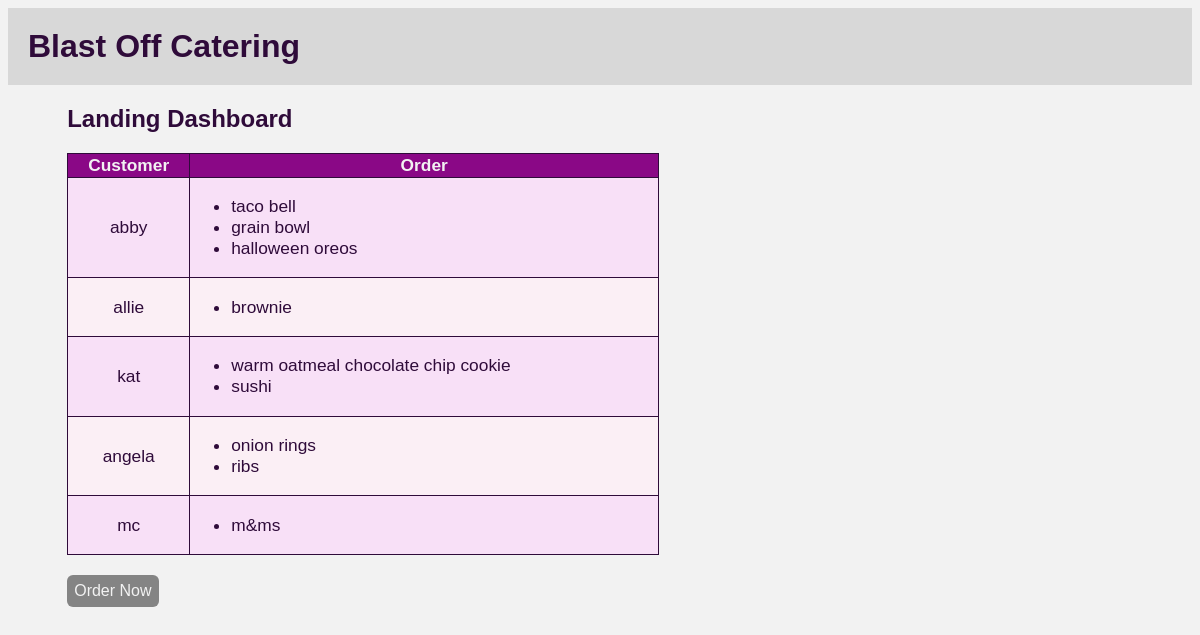
Screenshot of /main/landing/ with the database file from the repository.
### main/models.py (models this page shows, shortened)
class Customer(models.Model):
    name = models.CharField(max_length=50)

class Package(models.Model):
    name = models.CharField(max_length=50)
    customer = models.ForeignKey(Customer, on_delete = models.CASCADE)

### main/views.py (the view)
# urls.py: path('landing/', views.landing, name='landing'),
def landing(request):
    customerList = Customer.objects.values()
    packageList = Package.objects.values()
    context = {
        'customerList': customerList,
        'packageList': packageList,
    }
    return render(request, 'html/landing.html', context)

### templates/html/landing.html (shortened to what this page needs)
<!DOCTYPE html>
<html lang="en">
  <head>
    {% load static%}
    <link rel="stylesheet" type="text/css" href="{% static "landing.css"%}">
  </head>
  <header>
    <h1>Blast Off Catering</h1>
  </header>
  <body>
    <h2>Landing Dashboard</h2>
    {% if customerList and packageList %}
      <table>
        <tr>
          <th>Customer</th>
          <th>Order</th>
        </tr>
        {% for customer in customerList%}
            <tr>
                <td>{{customer.name}}</td>
                <td id="listOfOrders"><ul>
                  {% for order in packageList%}
                    {% if customer.id == order.customer_id%}
                      <li>{{order.name}}</li>
                    {%endif%}
                  {% endfor %}
                </ul></td>
            </tr>
        {% endfor %}
      </table>
    {% else %}
      <p>No orders to display at this time</p>
    {%endif%}
    <a href="/main/order"><button type="button">Order Now</button></a>
  </body>
</html>

### templates/css/landing.css (style rules this page uses)
h1 { color: #2F0B3A; background-color: #D8D8D8; margin: 0; padding: 20px; }
h2 { color: #2F0B3A; }
table, h2, button { margin-left: 5%; }
table { border-collapse: collapse; width: 50%; font-size: 13pt; color: #2F0B3A; }
table, th, td { border: 1px solid black; border-color: #2F0B3A; }
td, th { vertical-align: middle; text-align: center; }
th { background-color: #8A0886; color: #F2F2F2; }
tr:nth-child(even) { background-color: #F8E0F7; }
tr:nth-child(odd) { background-color: #FBEFF5; }
#listOfOrders { text-align: left; }
body { background-color: #F2F2F2; font-family: "Trebuchet MS", Helvetica, sans-serif; }
button { margin-top: 20px; padding: 7px; text-align: center; background-color: #848484; border: #848484; color: #F2F2F2; border-radius: 6px; font-size: 12pt; cursor: pointer; }

### rows the page displays
Customer: name "abby"
Package: name "taco bell"
Package: name "grain bowl"
Package: name "halloween oreos"
Customer: name "allie"
Package: name "brownie"
Customer: name "kat"
Package: name "warm oatmeal chocolate chip cookie"
Package: name "sushi"
Customer: name "angela"
Package: name "onion rings"
Package: name "ribs"
Customer: name "mc"
Package: name "m&ms"
